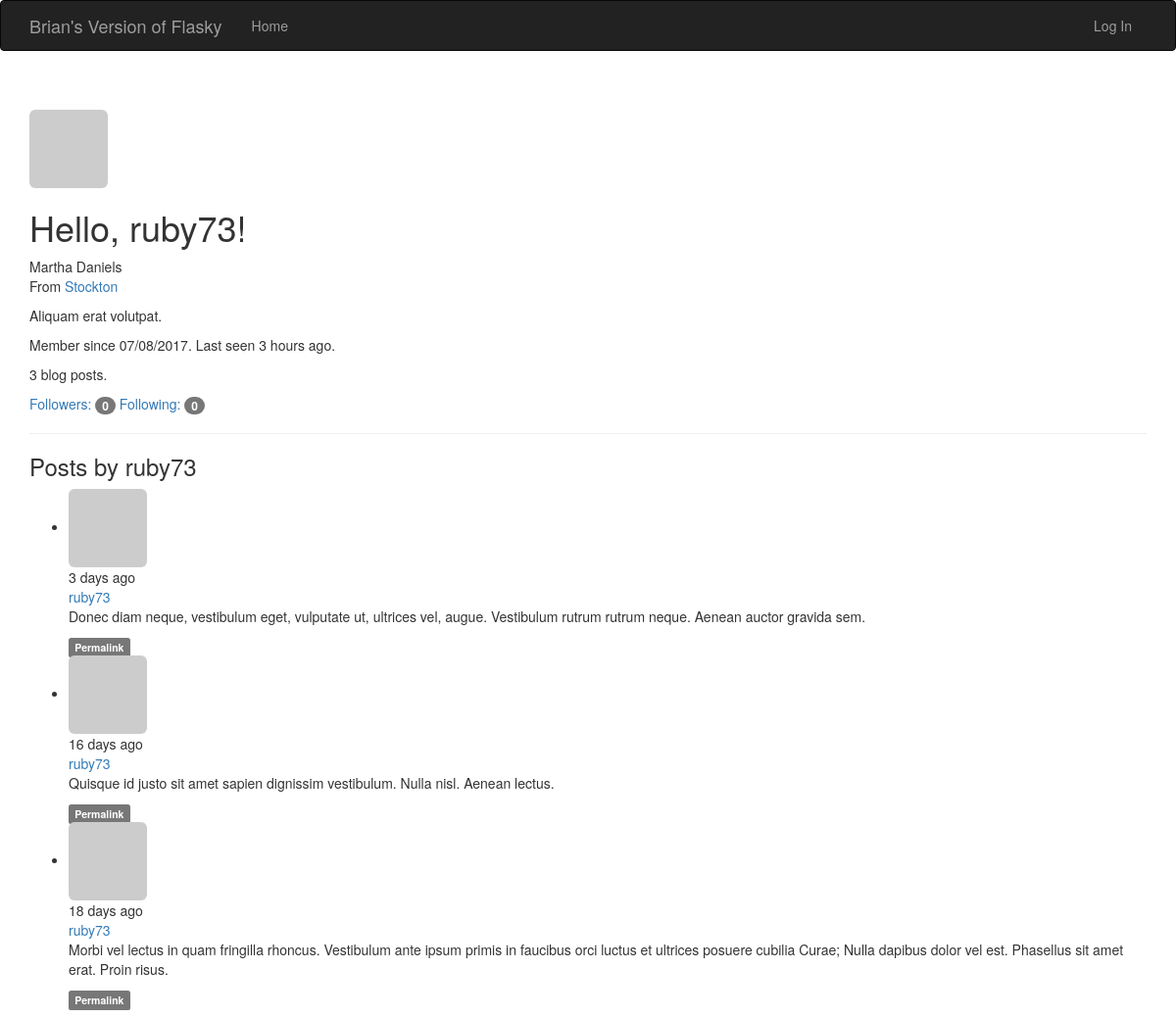
/user/ruby73, run on the app's committed database.
### app/models.py (models this page shows, shortened)
class User(UserMixin, db.Model):
	__tablename__ = 'users'
	id = db.Column(db.Integer, primary_key=True)
	email = db.Column(db.String(64), unique=True, index=True)
	username = db.Column(db.String(64), unique=True, index=True)
	role_id = db.Column(db.Integer, db.ForeignKey('roles.id'))
	password_hash = db.Column(db.String(128))
	confirmed = db.Column(db.Boolean, default=False)
	name = db.Column(db.String(64))
	location = db.Column(db.String(64))
	about_me = db.Column(db.Text())
	member_since = db.Column(db.DateTime(), default=datetime.utcnow)
	last_seen = db.Column(db.DateTime(), default=datetime.utcnow)
	avatar_hash = db.Column(db.String(32))
	posts = db.relationship('Post', backref='author', lazy='dynamic')
	followed = db.relationship('Follow',
								foreign_keys=[Follow.follower_id],
								backref=db.backref('follower', lazy='joined'),
								lazy='dynamic',
								cascade='all, delete-orphan')
	followers = db.relationship('Follow',
								foreign_keys=[Follow.follower_id],
								backref=db.backref('followed', lazy='joined'),
								lazy='dynamic',
								cascade='all, delete-orphan')
	@property
	def password(self):
		raise AttributeError('password is not a readable attribute')
	def gravatar(self, size=100, default='identicon', rating='g'):
		if request.is_secure:
			url = 'https://secure.gravatar.com/avatar'
		else:
			url = 'http://secure.gravatar.com/avatar'
		hash = self.avatar_hash or hashlib.md5(self.email.encode('utf-8')).hexdigest()
		return '{url}/{hash}?s={size}&d={default}&r={rating}'.format(
			url=url, hash=hash, size=size, default=default, rating=rating)

class Post(db.Model):
	__tablename__ = 'posts'
	id = db.Column(db.Integer, primary_key=True)
	body = db.Column(db.Text)
	body_html = db.Column(db.Text)
	timestamp = db.Column(db.DateTime, index=True, default=datetime.utcnow)
	author_id = db.Column(db.Integer, db.ForeignKey('users.id'))

### app/main/views.py (the view)
@main.route('/user/<username>')
def user(username):
	user = User.query.filter_by(username=username).first()
	if user is None:
		abort(404)
	posts = user.posts.order_by(Post.timestamp.desc()).all()
	return render_template('user.html', user=user, posts=posts)

### app/auth/views.py (called while the page is built)
@auth.before_app_request
def before_request():
	if current_user.is_authenticated:
		current_user.ping()
		if not current_user.confirmed \
				and request.endpoint[:5] != 'auth.' \
				and request.endpoint != 'static':
			return redirect(url_for('auth.unconfirmed'))

### app/main/__init__.py (called while the page is built)
@main.app_context_processor
def inject_permissions():
	return dict(Permission=Permission)

### app/models.py (called while the page is built)
	def can(self, permissions):
		return False

	def is_administrator(self):
		return False

### app/templates/user.html (shortened to what this page needs)
{% extends "base.html" %}
{% import "_macros.html" as macros %}
{% block page_content %}
<div class="page-header">
	<img class="img-rounded profile-thumbnail" src="{{ user.gravatar(size=256) }}">
	<div class="profile-header">
		<h1>Hello, {{ user.username }}!</h1>
		{% if user.name or user.location %}
		<p>
			{% if user.name %}{{ user.name }}<br>{% endif %}
			{% if user.location %}
				From <a href="http://maps.google.com/?q+{{ user.location}}">{{ user.location }}</a>
			{% endif %}
		</p>
		{% endif %}
		{% if user.about_me %}<p>{{ user.about_me }}</p>{% endif %}
	    <p>Member since {{ moment(user.member_since).format('L') }}. Last seen {{ moment(user.last_seen).fromNow() }}.</p>
	    <p>{{ user.posts.count() }} blog posts.</p>
	    <p>
	    	<a href="{{ url_for('.followers', username=user.username) }}">Followers: <span class="badge">{{ user.followers.count() }}</span></a>
	    	<a href="{{ url_for('.followed_by', username=user.username) }}">Following: <span class="badge">{{ user.followed.count() }}</span></a>
	    </p>
	</div>
</div>
<h3>Posts by {{ user.username }}</h3>
{% include '_posts.html' %}
{% endblock %}

### app/templates/_posts.html (shortened to what this page needs)
<ul class="posts">
	{% for post in posts %}
	<li class="post">
		<div class="post-thumbnail">
			<a href="{{ url_for('.user', username=post.author.username) }}">
				<img class="img-rounded profile-thumbnail" src="{{ post.author.gravatar(size=40) }}">
			</a>
		</div>
		<div class="post-content">
			<div class="post-date">{{ moment(post.timestamp).fromNow() }}</div>
			<div class="post-author"><a href="{{ url_for('.user', username=post.author.username) }}">{{ post.author.username }}</a></div>
			<div class="post-body">
				{% if post.body_html %}
					{{ post.body_html | safe }}
				{% else %}
					{{ post.body }}
				{% endif %}
			</div>
			<div class="post-footer">
				<a href="{{ url_for('.post', id=post.id) }}">
					<span class="label label-default">Permalink</span>
				</a>
			</div>
		</div>
	</li>
	{% endfor %}
</ul>

### data on the page
User: username "ruby73", name "Martha Daniels", location "Stockton", about_me "Aliquam erat volutpat.", member_since "07/08/2017", last_seen "3 hours ago"
Post: timestamp "3 days ago", author.username "ruby73", body_html "Donec diam neque, vestibulum eget, vulputate ut, ultrices vel, augue. Vestibulum rutrum rutrum neque. Aenean auctor gravida sem."
Post: timestamp "16 days ago", author.username "ruby73", body_html "Quisque id justo sit amet sapien dignissim vestibulum. Nulla nisl. Aenean lectus."
Post: timestamp "18 days ago", author.username "ruby73", body_html "Morbi vel lectus in quam fringilla rhoncus. Vestibulum ante ipsum primis in faucibus orci luctus et ultrices posuere cubilia Curae; Nulla dapibus dolor vel est. Phasellus sit amet erat. Proin risus."

### other printed values
{{ user.posts.count() }} "3"
{{ user.followers.count() }} "0"
{{ user.followed.count() }} "0"
